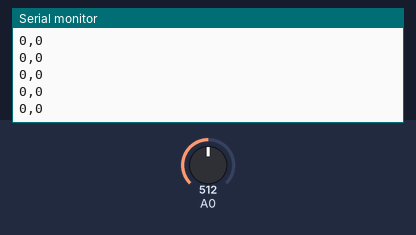
A sketch run on a simulated Arduino Uno, built with avr-gcc and run on an emulated ATmega328P. Parts: the last lines printed to the serial monitor. Inputs (shaded band) come from the test bench; at power-on: A0 = 512.

Above: at 1.2 s.
1.3 s: A0 set to 602
At 2.1 s:
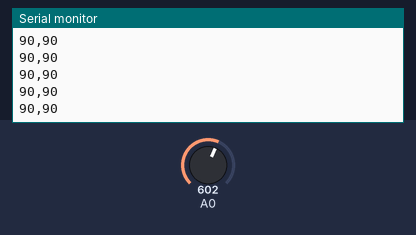
2.8 s: A0 set to 619
At 3.5 s:
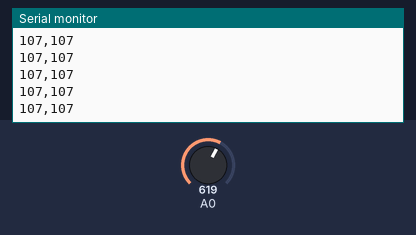
Timing chart, 0 to 5.8 s (numbered marks = the images above; inputs shaded):
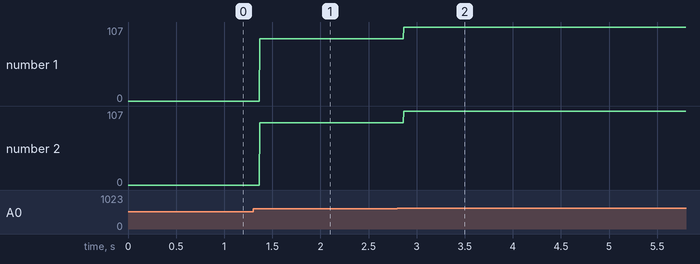

Measured:
- after the input at 1.3 s, the serial monitor: prints a new line after 0.07 s (image 1)
- after the input at 2.8 s, the serial monitor: prints a new line after 0.07 s (image 2)
- plotted number 1: 0 → 90 after the input at 1.3 s, 90 → 107 after the input at 2.8 s
- plotted number 2: 0 → 90 after the input at 1.3 s, 90 → 107 after the input at 2.8 s

The sketch:

Sound_Code.ino
```cpp
//@author Tomas de Camino Beck
//@version 1.0 Jul/2015

#define TH 50 // loudness time sample
#define MAXV 50 // alias for the loudness threshold
#define AVG 20
#define HOLD 400 // milliseconds on hold

/* microphne values are read as 0 for no noise
and from 0 to 512 negative, and 512 to 1023 positive sgnal*/

unsigned long startMillis = millis();
unsigned long holdMillis = millis();
int sensorValue;// stores de sensor value
unsigned int count;//counts the number of times the sensor value is grater than MAXV
unsigned int iter; //counts the number of times the sensor is read
unsigned long sum = 0;
float a = 29.52;
float b = 62.55;
int maxValue = 0;
float avg = 0;


void setup()
{
  pinMode(A0, INPUT);
  Serial.begin(9600);
}
void loop()
{
  if (millis() - holdMillis > HOLD) {
    maxValue = 0;
    holdMillis = millis();
  }
  sensorValue = 0;
  count = 0;
  iter = 0;
  startMillis = millis();
  while (millis() - startMillis < TH)
  {
    sensorValue = analogRead(A0) - 512; //makes reading {-512,512}
    avg += abs(sensorValue);
    if (sensorValue > maxValue)maxValue = abs(sensorValue);
    count += (abs(sensorValue) > MAXV); // counts values above TH
    iter++;//number of measurements
    Serial.print(sensorValue);
    Serial.print(",");
    Serial.println(maxValue);
  }


  //writes to serial, milliseconds, p=[0,1]
  //Serial.print(millis());
  //Serial.print(',');
  float p = (float)count / (float)iter; //p goes to 1 as loudness is sustained
 /* Serial.print(p);
  Serial.print(",");
  //Serial.print(avg/(float)iter);
  //Serial.print(",");
  Serial.println(maxValue);*/


}
```
